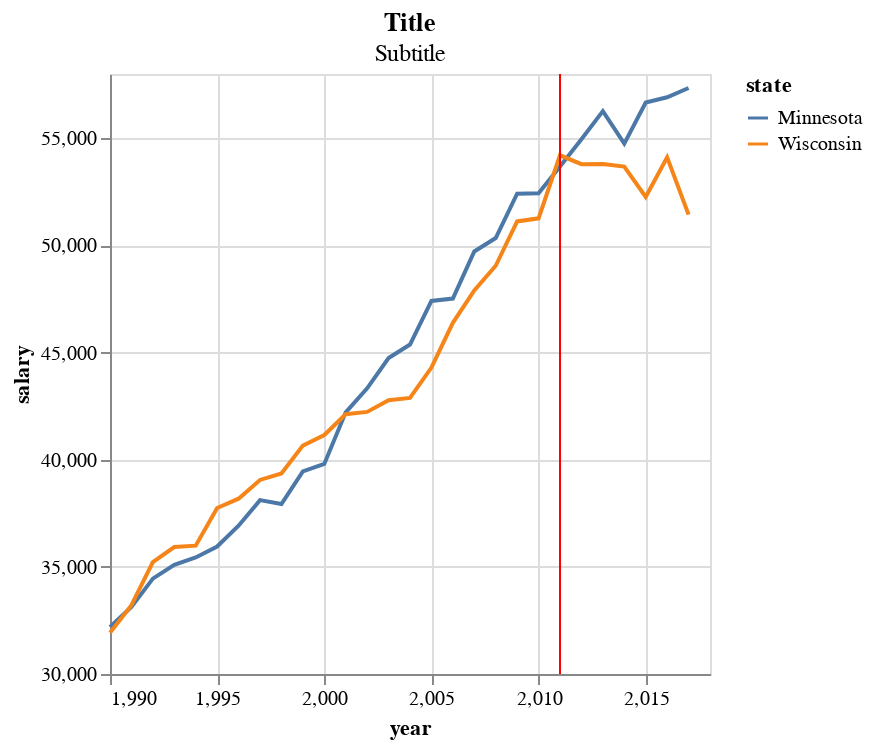

This figure's notebook cell:
### Markdown cell above
Beyond the similarities between WIsconsin and Minnesota, we can plot parallel trends. Seems to hold pretreatment. So convincing that post treamtent counterfactual would also trend the same.

### Code cell
plot = alt.Chart(
    df_did1, 
    title = alt.Title(
        'Title', 
        subtitle = 'Subtitle'
        )).mark_line().encode(
    alt.X('year:Q'), 
    alt.Y('salary:Q').scale(zero=False), 
    alt.Color('state:N'))

vline = alt.Chart(pd.DataFrame({"year":[2011]})).mark_rule(color="red").encode(x='year:Q')

plot + vline

### Figure 1 — Vega-Lite specification as saved in the notebook (floating-point values rounded to 4 significant figures)
{"config": {"view": {"continuousWidth": 300, "continuousHeight": 300}}, "layer": [{"data": {"name": "data-29e6eda4a32e6d59ac5e8eec558cc46d"}, "mark": {"type": "line"}, "encoding": {"color": {"field": "state", "type": "nominal"}, "x": {"field": "year", "type": "quantitative"}, "y": {"field": "salary", "scale": {"zero": false}, "type": "quantitative"}}, "title": {"text": "Title", "subtitle": "Subtitle"}}, {"data": {"name": "data-6efa3164108c54a4b19e09d280816192"}, "mark": {"type": "rule", "color": "red"}, "encoding": {"x": {"field": "year", "type": "quantitative"}}}], "$schema": "https://vega.github.io/schema/vega-lite/v6.1.0.json", "datasets": {"data-29e6eda4a32e6d59ac5e8eec558cc46d": [{"year": 1990, "st": "MN", "state": "Minnesota", "agencyfeesprohibited": 0, "salary": 32190}, {"year": 1991, "st": "MN", "state": "Minnesota", "agencyfeesprohibited": 0, "salary": 33126}, {"year": 1992, "st": "MN", "state": "Minnesota", "agencyfeesprohibited": 0, "salary": 34451}, {"year": 1993, "st": "MN", "state": "Minnesota", "agencyfeesprohibited": 0, "salary": 35093}, {"year": 1994, "st": "MN", "state": "Minnesota", "agencyfeesprohibited": 0, "salary": 35440}, {"year": 1995, "st": "MN", "state": "Minnesota", "agencyfeesprohibited": 0, "salary": 35948}, {"year": 1996, "st": "MN", "state": "Minnesota", "agencyfeesprohibited": 0, "salary": 36922}, {"year": 1997, "st": "MN", "state": "Minnesota", "agencyfeesprohibited": 0, "salary": 38115}, {"year": 1998, "st": "MN", "state": "Minnesota", "agencyfeesprohibited": 0, "salary": 37932}, {"year": 1999, "st": "MN", "state": "Minnesota", "agencyfeesprohibited": 0, "salary": 39458}, {"year": 2000, "st": "MN", "state": "Minnesota", "agencyfeesprohibited": 0, "salary": 39802}, {"year": 2001, "st": "MN", "state": "Minnesota", "agencyfeesprohibited": 0, "salary": 42212}, {"year": 2002, "st": "MN", "state": "Minnesota", "agencyfeesprohibited": 0, "salary": 43330}, {"year": 2003, "st": "MN", "state": "Minnesota", "agencyfeesprohibited": 0, "salary": 44745}, {"year": 2004, "st": "MN", "state": "Minnesota", "agencyfeesprohibited": 0, "salary": 45375}, {"year": 2005, "st": "MN", "state": "Minnesota", "agencyfeesprohibited": 0, "salary": 47410}, {"year": 2006, "st": "MN", "state": "Minnesota", "agencyfeesprohibited": 0, "salary": 47522}, {"year": 2007, "st": "MN", "state": "Minnesota", "agencyfeesprohibited": 0, "salary": 49718}, {"year": 2008, "st": "MN", "state": "Minnesota", "agencyfeesprohibited": 0, "salary": 50345}, {"year": 2009, "st": "MN", "state": "Minnesota", "agencyfeesprohibited": 0, "salary": 52414}, {"year": 2010, "st": "MN", "state": "Minnesota", "agencyfeesprohibited": 0, "salary": 52431}, {"year": 2011, "st": "MN", "state": "Minnesota", "agencyfeesprohibited": 0, "salary": 53680}, {"year": 2012, "st": "MN", "state": "Minnesota", "agencyfeesprohibited": 0, "salary": 54959}, {"year": 2013, "st": "MN", "state": "Minnesota", "agencyfeesprohibited": 0, "salary": 56268}, {"year": 2014, "st": "MN", "state": "Minnesota", "agencyfeesprohibited": 0, "salary": 54752}, {"year": 2015, "st": "MN", "state": "Minnesota", "agencyfeesprohibited": 0, "salary": 56670}, {"year": 2016, "st": "MN", "state": "Minnesota", "agencyfeesprohibited": 0, "salary": 56913}, {"year": 2017, "st": "MN", "state": "Minnesota", "agencyfeesprohibited": 0, "salary": 57346}, {"year": 1990, "st": "WI", "state": "Wisconsin", "agencyfeesprohibited": 0, "salary": 31921}, {"year": 1991, "st": "WI", "state": "Wisconsin", "agencyfeesprohibited": 0, "salary": 33209}, {"year": 1992, "st": "WI", "state": "Wisconsin", "agencyfeesprohibited": 0, "salary": 35227}, {"year": 1993, "st": "WI", "state": "Wisconsin", "agencyfeesprohibited": 0, "salary": 35926}, {"year": 1994, "st": "WI", "state": "Wisconsin", "agencyfeesprohibited": 0, "salary": 35990}, {"year": 1995, "st": "WI", "state": "Wisconsin", "agencyfeesprohibited": 0, "salary": 37746}, {"year": 1996, "st": "WI", "state": "Wisconsin", "agencyfeesprohibited": 0, "salary": 38182}, {"year": 1997, "st": "WI", "state": "Wisconsin", "agencyfeesprohibited": 0, "salary": 39057}, {"year": 1998, "st": "WI", "state": "Wisconsin", "agencyfeesprohibited": 0, "salary": 39357}, {"year": 1999, "st": "WI", "state": "Wisconsin", "agencyfeesprohibited": 0, "salary": 40657}, {"year": 2000, "st": "WI", "state": "Wisconsin", "agencyfeesprohibited": 0, "salary": 41153}, {"year": 2001, "st": "WI", "state": "Wisconsin", "agencyfeesprohibited": 0, "salary": 42122}, {"year": 2002, "st": "WI", "state": "Wisconsin", "agencyfeesprohibited": 0, "salary": 42232}, {"year": 2003, "st": "WI", "state": "Wisconsin", "agencyfeesprohibited": 0, "salary": 42775}, {"year": 2004, "st": "WI", "state": "Wisconsin", "agencyfeesprohibited": 0, "salary": 42882}, {"year": 2005, "st": "WI", "state": "Wisconsin", "agencyfeesprohibited": 0, "salary": 44299}, {"year": 2006, "st": "WI", "state": "Wisconsin", "agencyfeesprohibited": 0, "salary": 46390}, {"year": 2007, "st": "WI", "state": "Wisconsin", "agencyfeesprohibited": 0, "salary": 47901}, {"year": 2008, "st": "WI", "state": "Wisconsin", "agencyfeesprohibited": 0, "salary": 49051}, {"year": 2009, "st": "WI", "state": "Wisconsin", "agencyfeesprohibited": 0, "salary": 51121}, {"year": 2010, "st": "WI", "state": "Wisconsin", "agencyfeesprohibited": 0, "salary": 51264}, {"year": 2011, "st": "WI", "state": "Wisconsin", "agencyfeesprohibited": 1, "salary": 54207}, {"year": 2012, "st": "WI", "state": "Wisconsin", "agencyfeesprohibited": 1, "salary": 53792}, {"year": 2013, "st": "WI", "state": "Wisconsin", "agencyfeesprohibited": 1, "salary": 53797}, {"year": 2014, "st": "WI", "state": "Wisconsin", "agencyfeesprohibited": 1, "salary": 53679}, {"year": 2015, "st": "WI", "state": "Wisconsin", "agencyfeesprohibited": 1, "salary": 52264}, {"year": 2016, "st": "WI", "state": "Wisconsin", "agencyfeesprohibited": 1, "salary": 54115}, {"year": 2017, "st": "WI", "state": "Wisconsin", "agencyfeesprohibited": 1, "salary": 51439}], "data-6efa3164108c54a4b19e09d280816192": [{"year": 2011}]}}
